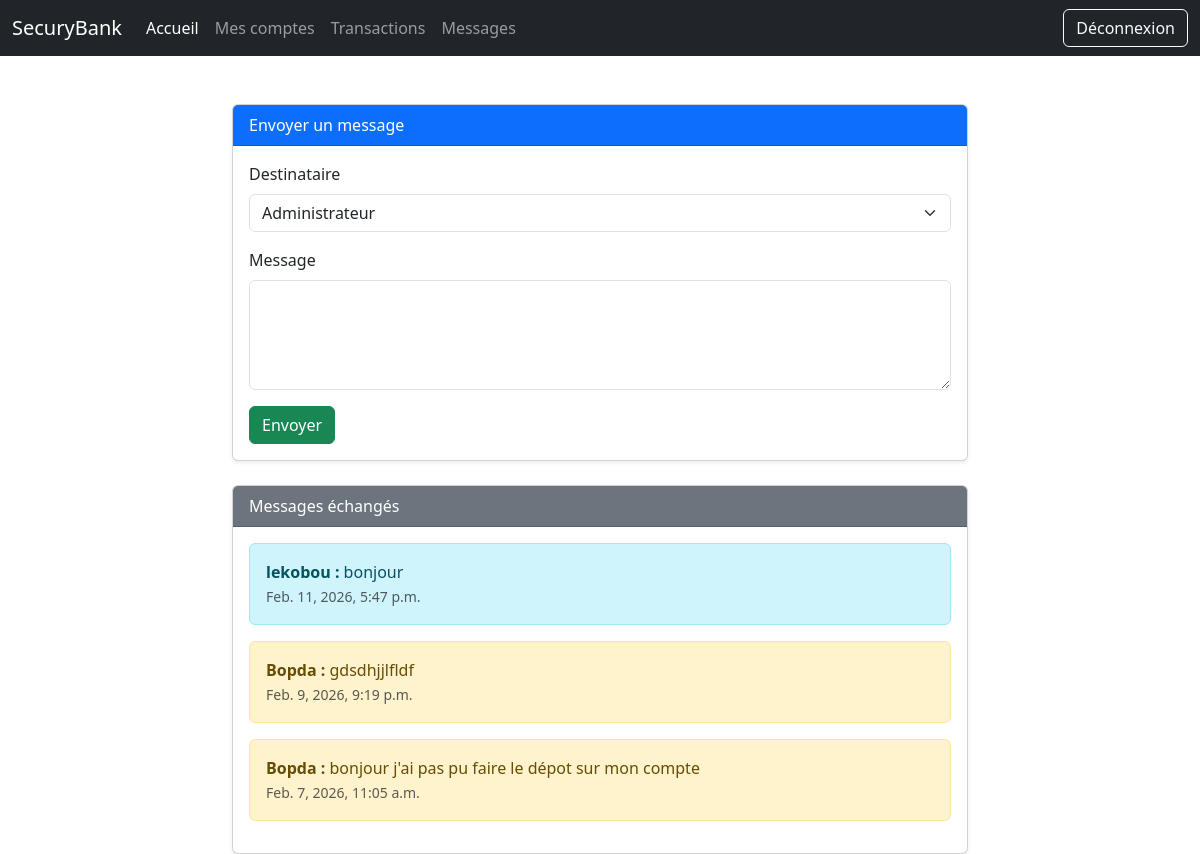
The page /messages/ (signed in) on the database its author committed.
### banka/models.py (models this page shows, shortened)
class User(AbstractBaseUser, PermissionsMixin):
    nom = models.CharField(max_length=100)
    prenom = models.CharField(max_length=100, null=True, blank=True)
    age = age = models.IntegerField(null=True, blank=True)
    email = models.EmailField(unique=True)
    telephone = models.CharField(max_length=15, unique=True, null=True, blank=True)
    adresse = models.CharField(max_length=255, null=True, blank=True)
    pays = models.CharField(max_length=100, null=True, blank=True)
    ville = models.CharField(max_length=100, null=True, blank=True)
    role = models.ForeignKey('Role', on_delete=models.CASCADE)
    permission = models.ManyToManyField('Permission', through='RolePermission')
    agence = models.ForeignKey('Agence', on_delete=models.CASCADE, null=True, blank=True)
    is_active = models.BooleanField(default=True)
    is_staff = models.BooleanField(default=False)
    is_superuser = models.BooleanField(default=False)
    date_creation = models.DateTimeField(auto_now_add=True)
    date_modification = models.DateTimeField(auto_now=True)
    objects = ClientsManager()
    USERNAME_FIELD = 'email'
    REQUIRED_FIELDS = ['nom']
    class Meta:
        ordering = ['date_creation']

class Message(models.Model):
    sender = models.ForeignKey(User, related_name="sent_messages", on_delete=models.CASCADE)
    recipient = models.ForeignKey(User, related_name="received_messages", on_delete=models.CASCADE)
    content = models.TextField()
    created_at = models.DateTimeField(auto_now_add=True)
    is_read = models.BooleanField(default=False)

### banka/views.py (the view, shortened to what this page needs)
# urls.py: path("messages/", views.send_message, name="send_message"),
@login_required
def send_message(request):
    users = User.objects.all()
    admin_user = User.objects.filter(is_staff=True).first()
    messages = Message.objects.all().order_by("-created_at")
    return render(request, "banka/message_form.html", {
        "messages": messages,
        "users": users,
        "admin_user": admin_user
    })

### banka/templates/banka/message_form.html (shortened to what this page needs)
{% extends "banka/base.html" %}
{% load static %}
{% block content %}
<div class="container mt-5">
    <div class="row justify-content-center">
        <div class="col-md-8">
             <div class="card shadow-sm">
                <div class="card-header bg-primary text-white">
                    Envoyer un message
                </div>
                <div class="card-body">
                    <form method="post" action="{% url 'send_message' %}">
                        <div class="mb-3">
                            <label for="recipient" class="form-label">Destinataire</label>
                            <select class="form-select" id="recipient" name="recipient">
                                 {% if request.user.is_staff %}
                                  {% for user in users %}
                                   {%if not user.is_staff%}
                                 <option value="{{ user.id }}">{{ user.nom }}</option>
                                   {% endif %}
                                  {% endfor %}
                                {% else %}
                                <option value="{{ admin_user.id }}">Administrateur</option>
                                {% endif %}
                            </select>
                        </div>
                        <div class="mb-3">
                            <label for="content" class="form-label">Message</label>
                            <textarea class="form-control" id="content" name="content" rows="4" required></textarea>
                        </div>
                        <button type="submit" class="btn btn-success">
                            Envoyer
                        </button>
                    </form>
                </div>
            </div>
            <div class="card mt-4 shadow-sm">
                <div class="card-header bg-secondary text-white">
                    Messages échangés
                </div>
                <div class="card-body">
                    {% for msg in messages %}
                    <div class="alert {% if msg.sender.is_staff %}alert-info{% else %}alert-warning{% endif %}">
                        <strong>{{ msg.sender.nom }} :</strong> {{ msg.content }} <br>
                        <small class="text-muted">{{ msg.created_at }}</small>
                    </div> {% empty %}
                    <p class="text-muted">Aucun message pour l’instant.</p>
                    {% endfor %}
                </div>
            </div>
        </div>
    </div>
</div>
{% endblock %}

### rows shown on the page
User: recipient "Administrateur"
Message: sender.nom "lekobou", content "bonjour", created_at "Feb. 11, 2026, 5:47 p.m."
Message: sender.nom "Bopda", content "gdsdhjjlfldf", created_at "Feb. 9, 2026, 9:19 p.m."
Message: sender.nom "Bopda", content "bonjour j'ai pas pu faire le dépot sur mon compte", created_at "Feb. 7, 2026, 11:05 a.m."
